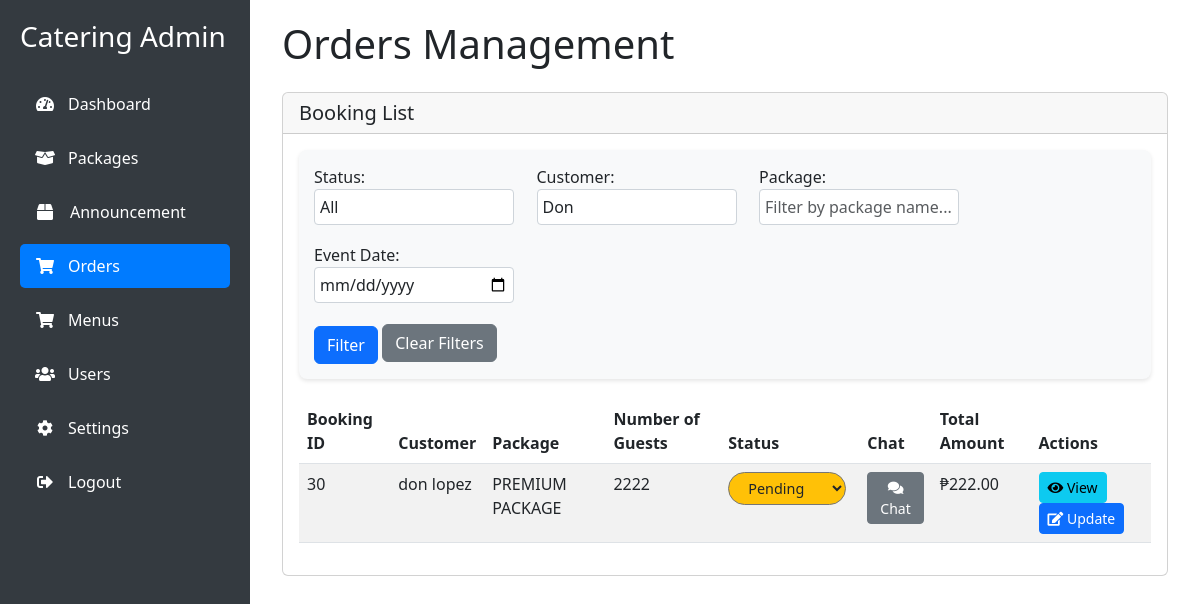
/admin/orders.php?customer=Don (signed in), run on the app's committed database.
### tables this page shows
CREATE TABLE `event_bookings` (
  `booking_id` int(11) NOT NULL,
  `user_id` int(11) NOT NULL,
  `package_id` int(11) NOT NULL,
  `location` varchar(255) NOT NULL,
  `event_type` varchar(100) NOT NULL,
  `event_date` date NOT NULL,
  `event_time` time NOT NULL,
  `setup_time` time NOT NULL,
  `number_of_guests` int(11) NOT NULL,
  `total_amount` decimal(10,2) NOT NULL,
  `payment_status` varchar(50) DEFAULT 'pending',
  `booking_status` varchar(50) DEFAULT 'pending',
  `additional_requests` text DEFAULT NULL,
  `special_requirements` text DEFAULT NULL,
  `created_at` timestamp NOT NULL DEFAULT current_timestamp(),
  `updated_at` timestamp NOT NULL DEFAULT current_timestamp() ON UPDATE current_timestamp()
);

CREATE TABLE `users` (
  `user_id` int(11) NOT NULL,
  `first_name` varchar(50) NOT NULL,
  `middle_name` varchar(50) DEFAULT NULL,
  `last_name` varchar(50) NOT NULL,
  `birthdate` date NOT NULL,
  `gender` varchar(50) NOT NULL,
  `address` varchar(255) NOT NULL,
  `contact_no` varchar(50) DEFAULT NULL,
  `email` varchar(255) NOT NULL,
  `profile_picture` varchar(255) DEFAULT 'default.jpg',
  `password` varchar(255) NOT NULL,
  `status` varchar(50) DEFAULT 'active',
  `created_at` timestamp NOT NULL DEFAULT current_timestamp(),
  `updated_at` timestamp NOT NULL DEFAULT current_timestamp() ON UPDATE current_timestamp()
);

CREATE TABLE `catering_packages` (
  `package_id` int(11) NOT NULL,
  `name` varchar(255) NOT NULL,
  `description` text DEFAULT NULL,
  `price` decimal(10,2) NOT NULL,
  `min_guests` int(11) NOT NULL,
  `max_guests` int(11) NOT NULL,
  `includes` text DEFAULT NULL,
  `image_url` varchar(255) DEFAULT NULL,
  `category` varchar(50) NOT NULL,
  `is_available` tinyint(1) DEFAULT 1,
  `created_at` timestamp NOT NULL DEFAULT current_timestamp(),
  `updated_at` timestamp NOT NULL DEFAULT current_timestamp() ON UPDATE current_timestamp(),
  `number_of_guests` int(11) DEFAULT NULL
);

### admin/orders.php (the view, shortened to what this page needs)
<?php
require '../db.php';
$filterCustomer = isset($_GET['customer']) ? trim($_GET['customer']) : '';
$filterPackage = isset($_GET['package']) ? trim($_GET['package']) : '';
$filterDate = isset($_GET['date']) ? trim($_GET['date']) : '';
$sql = "SELECT eb.*, u.first_name, u.last_name, p.name as package_name
        FROM event_bookings eb
        JOIN users u ON eb.user_id = u.user_id
        JOIN catering_packages p ON eb.package_id = p.package_id
        WHERE 1=1";
$params = [];
if ($filterCustomer) {
    $sql .= " AND (u.first_name LIKE :customer OR u.last_name LIKE :customer)";
    $params[':customer'] = "%" . $filterCustomer . "%";
}
try {
    $stmt = $db->prepare($sql);
    $stmt->execute($params);
    $bookings = $stmt->fetchAll(PDO::FETCH_ASSOC);
} catch (PDOException $e) {
    error_log("Error fetching bookings: " . $e->getMessage());
    $bookings = [];
}
function getStatusClass($status) {
    switch ($status) {
        case 'pending':
            return 'bg-warning text-dark';
    }
}
?>
<!DOCTYPE html>
<html lang="en">
<head>
    <link href="https://cdn.jsdelivr.net/npm/bootstrap@5.3.0-alpha1/dist/css/bootstrap.min.css" rel="stylesheet">
    <link href="../css/admin.css" rel="stylesheet">
    <link href="../css/booking.css" rel="stylesheet">
    <link rel="stylesheet" href="https://cdnjs.cloudflare.com/ajax/libs/font-awesome/5.15.4/css/all.min.css">
</head>
<body class="admin-dashboard">
    <?php include '../layout/sidebar.php'; ?>
    <div class="main-content">
        <div class="container-fluid">
            <h1 class="mb-4">Orders Management</h1>
            <div class="card">
                <div class="card-header">
                    <h5 class="mb-0">Booking List</h5>
                </div>
                <div class="card-body">
                    <div class="filter-container">
                        <form method="GET" class="row g-2">
                            <div class="col-md-3 col-12 form-group">
                                <label for="status">Status:</label>
                                <select id="status" name="status" class="form-control">
                                    <option value="">All</option>
                                </select>
                            </div>
                            <div class="col-md-3 col-12 form-group">
                                <label for="customer">Customer:</label>
                                <input type="text" id="customer" name="customer" class="form-control" value="<?php echo htmlspecialchars($filterCustomer); ?>" placeholder="Filter by customer name...">
                            </div>
                            <div class="col-md-3 col-12 form-group">
                                <label for="package">Package:</label>
                                <input type="text" id="package" name="package" class="form-control" value="<?php echo htmlspecialchars($filterPackage); ?>" placeholder="Filter by package name...">
                            </div>
                            <div class="col-md-3 col-12 form-group">
                                <label for="date">Event Date:</label>
                                <input type="date" id="date" name="date" class="form-control" value="<?php echo htmlspecialchars($filterDate); ?>">
                            </div>
                            <div class="col-12">
                                <button type="submit" class="btn btn-primary">Filter</button>
                                <a href="orders.php" class="btn btn-secondary">Clear Filters</a>
                            </div>
                        </form>
                    </div>
                    <div class="table-responsive">
                        <table class="table table-striped">
                            <thead>
                                <tr>
                                    <th>Booking ID</th>
                                    <th>Customer</th>
                                    <th>Package</th>
                                    <th>Number of Guests</th>
                                    <th>Status</th>
                                    <th>Chat</th>
                                    <th>Total Amount</th>
                                    <th>Actions</th>
                                </tr>
                            </thead>
                            <tbody>
                                <?php
                                if (empty($bookings)) {
                                    echo "<tr><td colspan='8' class='text-center text-muted'>No bookings found matching the filters.</td></tr>";
                                } else {
                                    foreach ($bookings as $row): ?>
                                        <tr>
                                            <td><?php echo htmlspecialchars($row['booking_id']); ?></td>
                                            <td><?php echo htmlspecialchars($row['first_name'] . ' ' . $row['last_name']); ?></td>
                                            <td><?php echo htmlspecialchars($row['package_name']); ?></td>
                                            <td><?php echo htmlspecialchars($row['number_of_guests'] ?? 'Not set'); ?></td>
                                            <td>
                                                <form method="POST" action="update_booking_status.php" style="display: inline;">
                                                    <select name="booking_status" class="status-btn
                                                        <?php echo getStatusClass($row['booking_status']); ?>"
                                                        onchange="this.form.submit()">
                                                        <option value="pending" <?php echo $row['booking_status'] === 'pending' ? 'selected' : ''; ?>>Pending</option>
                                                    </select>
                                                </form>
                                            </td>
                                            <td>
                                                <a href="chat.php?booking_id=<?php echo $row['booking_id']; ?>" class="btn btn-secondary btn-sm">
                                                    <i class="fas fa-comments"></i> Chat
                                                </a>
                                            </td>
                                            <td>₱<?php echo number_format($row['total_amount'], 2); ?></td>
                                            <td>
                                                <a href="view_order.php?id=<?php echo $row['booking_id']; ?>" class="btn btn-info btn-sm">
                                                    <i class="fas fa-eye"></i> View
                                                </a>
                                                <a href="update_booking.php?id=<?php echo $row['booking_id']; ?>" class="btn btn-primary btn-sm">
                                                    <i class="fas fa-edit"></i> Update
                                                </a>
                                            </td>
                                        </tr>
                                    <?php endforeach;
                                }
                                ?>
                            </tbody>
                        </table>
                    </div>
                </div>
            </div>
        </div>
    </div>
</body>
</html>

### css/admin.css (style rules this page uses)
.main-content { margin-left: 250px; transition: margin 0.3s ease; padding: 20px; }

### admin/orders.php (style rules this page uses)
.filter-container { margin-bottom: 20px; padding: 15px; background: #f8f9fa; border-radius: 8px; box-shadow: 0 2px 4px rgba(0, 0, 0, 0.1); }
.filter-container .form-group { margin-right: 15px; margin-bottom: 10px; }
.filter-container label { font-weight: 500; margin-right: 10px; }
.filter-container input, .filter-container select { width: 200px; padding: 5px; border-radius: 4px; border: 1px solid #ced4da; }
.filter-container button { margin-top: 5px; }
.status-btn { margin-right: 5px; padding: 5px 15px; border-radius: 20px; font-size: 0.9rem; transition: all 0.3s ease; }

### data on the page
event_bookings: booking_id "30", user.last_name "don lopez", package.name "PREMIUM PACKAGE", number_of_guests "2222", booking_status "Pending", total_amount "222.00"
